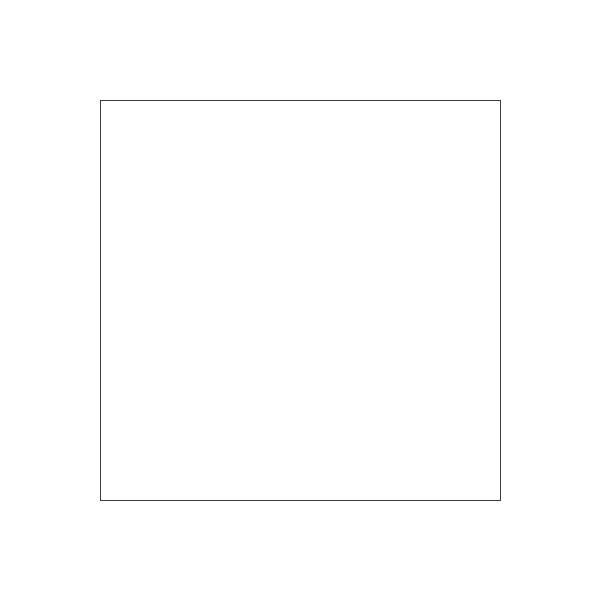
Frame 1 (no input)
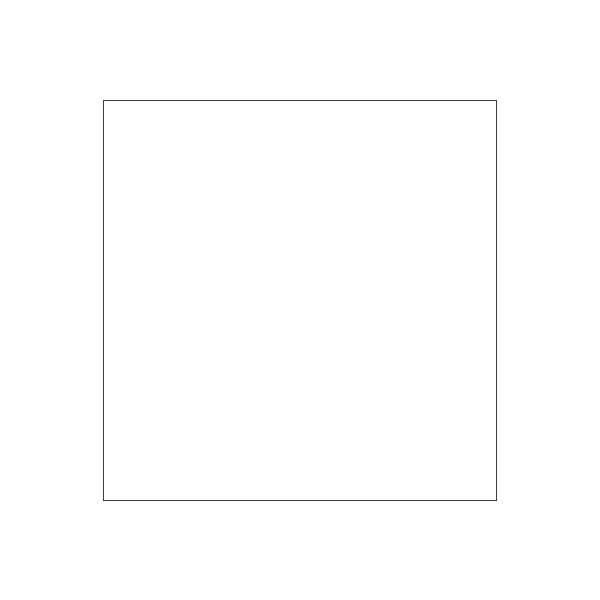
Frame 60 (the mouse pressed at the canvas centre just before this capture)
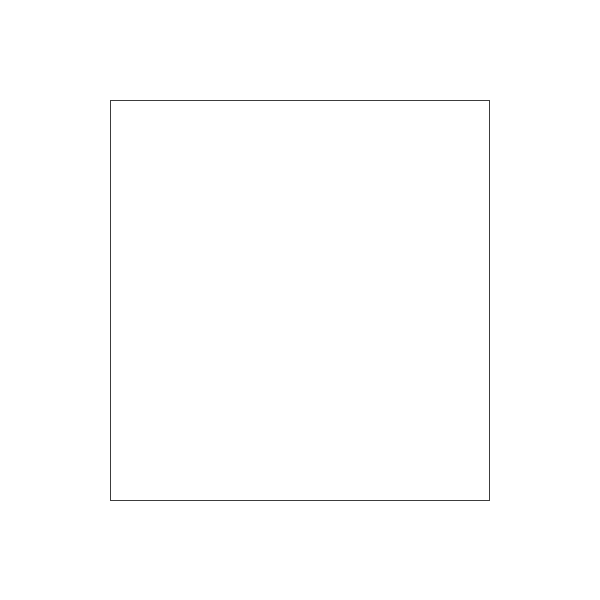
Frame 120 (the mouse held since frame 60 and released just before this capture)

The Processing sketch that drew these frames (run headless with seeded random() and noise(); from frame 60 on, the mouse is pressed at the canvas centre):

// Processing sketch: processing_63440
// ── processing_63440.pde

//頂点の座標(3次元空間上)
PVector p0;
PVector p1;
PVector p2;
PVector p3;

//頂点のZ座標(奥行き方向)
int pZ = 0;

//四角形の辺の長さ
int  l = 400;

//回転角
float t = 0.0;

void setup(){
  size(600,600);
  
  //頂点の座標値を設定
  p0 = new PVector(-l/2,-l/2,pZ);
  p1 = new PVector(l/2,-l/2,pZ);
  p2 = new PVector(l/2,l/2,pZ);
  p3 = new PVector(-l/2,l/2,pZ);
  
}


void draw(){
  smooth();
  background(255,255,255);
  stroke(60);
  noFill();
  
  //描画基準位置を中心に移動
  translate(width/2,height/2);
  
  //回転によって移動する頂点の座標を計算
  //X座標を計算
  p0.x = -l/2 * cos(t);
  p1.x = l/2 * cos(t);
  p2.x = l/2 * cos(t);
  p3.x = -l/2 * cos(t);
  //Z座標を計算
  p0.z = pZ - l/2 * sin(t);
  p1.z = pZ + l/2 * sin(t);
  p2.z = pZ + l/2 * sin(t);
  p3.z = pZ - l/2 * sin(t);
  
  //四角形を描く
  beginShape(QUADS);
  vertex(p0.x,p0.y);
  vertex(p1.x,p1.y);
  vertex(p2.x,p2.y);
  vertex(p3.x,p3.y);
  endShape();
  
  //描画する度に回転角度を増やす
  t+= 0.05;
  if(t>=TWO_PI) t = 0.0;
}
